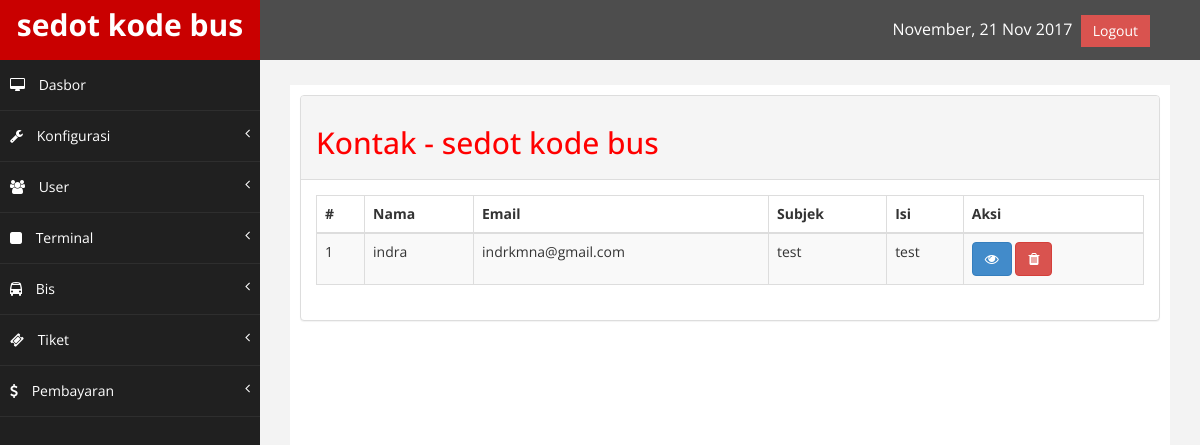
The app's page /index.php/admin/kontak with its own data.
### tables this page shows
CREATE TABLE IF NOT EXISTS `konfigurasi` (
`id_konfigurasi` int(11) NOT NULL,
  `nama_website` varchar(225) NOT NULL,
  `email` varchar(225) NOT NULL,
  `logo` varchar(225) NOT NULL,
  `icon` varchar(225) NOT NULL,
  `google_map` varchar(225) NOT NULL,
  `tentang` text NOT NULL,
  `metatext` varchar(225) NOT NULL,
  `keywords` varchar(225) NOT NULL,
  `facebook` varchar(225) NOT NULL,
  `telepone` varchar(225) NOT NULL,
  `alamat` text NOT NULL
);

CREATE TABLE IF NOT EXISTS `kontak` (
`id_kontak` int(11) NOT NULL,
  `nama` varchar(225) NOT NULL,
  `email` varchar(225) NOT NULL,
  `subjek` varchar(225) NOT NULL,
  `isi` text NOT NULL
);

### application/views/admin/layout/wrapper.php (called while the page is built)
<?php
	require_once('head.php');
	require_once('header.php');
	require_once('nav.php');
	require_once('content.php');
	require_once('footer.php');

### application/controllers/admin/Kontak.php (called while the page is built, shortened)
<?php
class Kontak extends CI_Controller {
	public function index()
	{
		$konfigurasi = $this->konfigurasi_model->daftar_konfigurasi();
		$kontak   	 = $this->kontak_model->daftar_kontak();
		$kota		 = $this->kota_model->daftar_kota();
		$data = array ( 'title'  	  => 'Kontak - '.$konfigurasi['nama_website'],
						'konfigurasi' => $konfigurasi,
						'kontak' 	  => $kontak,
						'kota' 		  => $kota,
						'isi' 		  => 'admin/kontak/list');
		$this->load->view('admin/layout/wrapper',$data);
	}
}

### index.php (called while the page is built, shortened)
<?php
require_once BASEPATH.'core/CodeIgniter.php';

### application/models/Konfigurasi_model.php (called while the page is built, shortened)
<?php
    class Konfigurasi_model extends CI_Model {
        public function daftar_konfigurasi() {
            $this->db->select('*');
            $this->db->from('konfigurasi');
            $this->db->order_by('id_konfigurasi','ASC');
            $query = $this->db->get();
            return $query->row_array();
        }
    }

### application/views/admin/layout/content.php (called while the page is built)
<?php
if($isi) {
	$this->load->view($isi);
}

### application/models/Kontak_model.php (called while the page is built, shortened)
<?php
    class Kontak_model extends CI_Model {
        public function daftar_kontak() {
            $this->db->select('*');
            $this->db->from('kontak');
            $this->db->order_by('id_kontak','ASC');
            $query = $this->db->get();
            return $query->result_array();
        }
}

### application/views/admin/kontak/list.php (the view, shortened to what this page needs)
<table class="table table-striped table-bordered table-hover" id="dataTables-example">
<thead>
    <tr>
        <th>#</th>
        <th>Nama</th>
        <th>Email</th>
        <th>Subjek</th>
        <th>Isi</th>
        <th>Aksi</th>
    </tr>
</thead>
<tbody>
	<?php $i=1; foreach($kontak as $kontak) { ?>
    <tr class="odd gradeX">
        <td><?php echo $i; ?></td>
        <td><?php echo $kontak['nama']; ?></td>
        <td><?php echo $kontak['email']; ?></td>
        <td><?php echo $kontak['subjek']; ?></td>
        <td><?php echo $kontak['isi'] ?></td>
        <td class="center">
        <a href="<?php echo base_url('index.php/admin/kontak/lihat/'.$kontak['id_kontak']) ?>" class="btn btn-primary"><i class="fa fa-eye"></i></a>
        <a href="<?php echo base_url('index.php/admin/kontak/delete/'.$kontak['id_kontak']) ?>" class="btn btn-danger" onClick="return confirm('Yakin ingin menghapus pesan ini?')"><i class="fa fa-trash"></i></a>
        </td>
    </tr>
    <?php $i++; } ?>
</tbody>
</table>

### application/views/admin/layout/header.php (shortened to what this page needs)
<body>
    <div id="wrapper">
        <nav class="navbar navbar-default navbar-cls-top " role="navigation" style="margin-bottom: 0">
        <div class="navbar-header">
            <a class="navbar-brand" href="<?php echo base_url('admin/dashboard') ?>">
            <?php echo $site['nama_website'] ?></a>
        </div>
  <div style="color: white;
padding: 15px 50px 5px 50px;
float: right;
font-size: 16px;">
<?php
$tgl_sekarang = date('F, d M Y');
echo $tgl_sekarang;
?>
<a href="<?php echo base_url('index.php/login/logout');?>" class="btn btn-danger square-btn-adjust">Logout</a> </div>
        </nav>

### assets/admin/assets/css/custom.css (style rules this page uses)
body { font-family: 'Open Sans', sans-serif; }
#wrapper { width: 100%; background:#202020; }
.square-btn-adjust { border: 0px solid transparent; -webkit-border-radius: 0px; -moz-border-radius: 0px; border-radius: 0px; }
.navbar-cls-top .navbar-brand { color: #fff; background: #C90000; width: 260px; text-align: center; height: 60px; font-size: 30px; font-weight: 700; }
.navbar-cls-top { background:#4D4D4D; border-bottom:none; }
.navbar-default { border:0px solid black; }
.navbar-header { background: #A70303; }
@media (min-width:768px) { .navbar { border-radius: 0px; } }

### records on screen
konfigurasi: nama_website "sedot kode bus"
kontak: nama "indra", email "indrkmna@gmail.com", subjek "test", isi "test"

### other values on screen
$title "Kontak - sedot kode bus"
